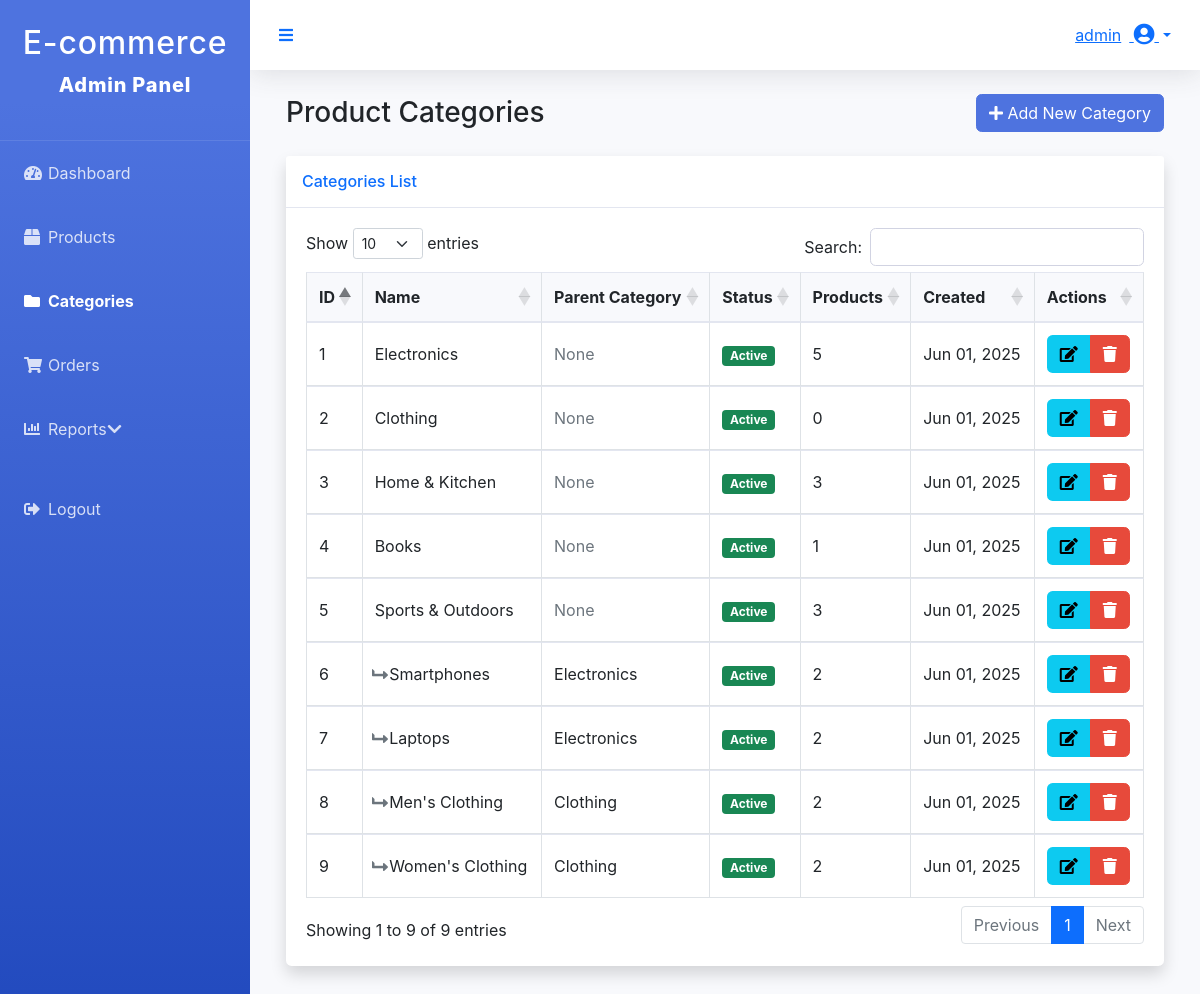
Screenshot of /admin/categories.php (signed in) with the database file from the repository.
### tables this page shows
CREATE TABLE `categories` (
  `id` int(11) NOT NULL AUTO_INCREMENT,
  `name` varchar(100) NOT NULL,
  `description` text DEFAULT NULL,
  `parent_id` int(11) DEFAULT NULL,
  `status` enum('active','inactive') NOT NULL DEFAULT 'active',
  `created_at` timestamp NOT NULL DEFAULT current_timestamp(),
  `updated_at` timestamp NOT NULL DEFAULT current_timestamp() ON UPDATE current_timestamp(),
  PRIMARY KEY (`id`),
  KEY `parent_id` (`parent_id`),
  CONSTRAINT `categories_ibfk_1` FOREIGN KEY (`parent_id`) REFERENCES `categories` (`id`) ON DELETE SET NULL
);

### includes/database.php (called while the page is built, shortened)
<?php
class Database {
    private $host = DB_HOST;
    private $user = DB_USER;
    private $pass = DB_PASS;
    private $dbname = DB_NAME;
    private $conn;
    private $stmt;
    public function __construct() {
        $dsn = 'mysql:host=' . $this->host . ';dbname=' . $this->dbname . ';charset=utf8mb4';
        $options = array(
            PDO::ATTR_PERSISTENT => true,
            PDO::ATTR_ERRMODE => PDO::ERRMODE_EXCEPTION,
            PDO::ATTR_DEFAULT_FETCH_MODE => PDO::FETCH_ASSOC,
            PDO::ATTR_EMULATE_PREPARES => false
        );
        try {
            $this->conn = new PDO($dsn, $this->user, $this->pass, $options);
        } catch(PDOException $e) {
            $this->error = $e->getMessage();
            echo 'Database Connection Error: ' . $this->error;
        }
    }
    public function query($query) {
        $this->stmt = $this->conn->prepare($query);
    }
    public function bind($param, $value, $type = null) {
        if(is_null($type)) {
            switch(true) {
                case is_int($value):
                    $type = PDO::PARAM_INT;
                    break;
            }
        }
        $this->stmt->bindValue($param, $value, $type);
    }
    public function execute() {
        try {
            return $this->stmt->execute();
        } catch(PDOException $e) {
            echo 'Query Error: ' . $e->getMessage();
            return false;
        }
    }
    public function resultSet() {
        $this->execute();
        return $this->stmt->fetchAll();
    }
    public function single() {
        $this->execute();
        return $this->stmt->fetch();
    }
}

### includes/init.php (called while the page is built, shortened)
<?php
require_once 'database.php';
$db = new Database();

### admin/categories.php (the view, shortened to what this page needs)
<?php
require_once '../includes/init.php';
$db->query("SELECT c.*, p.name as parent_name
           FROM categories c
           LEFT JOIN categories p ON c.parent_id = p.id
           ORDER BY COALESCE(c.parent_id, c.id), c.name");
$categories = $db->resultSet();
$db->query("SELECT id, name FROM categories WHERE parent_id IS NULL ORDER BY name");
$pageTitle = 'Categories';
?>
<?php include 'includes/header.php'; ?>
<div class="container-fluid">
    <div class="d-flex justify-content-between align-items-center mb-4">
        <h1 class="h3 mb-0 text-gray-800">Product Categories</h1>
        <button type="button" class="btn btn-primary" data-bs-toggle="modal" data-bs-target="#addCategoryModal">
            <i class="fas fa-plus"></i> Add New Category
        </button>
    </div>
    <div class="card shadow mb-4">
        <div class="card-header py-3">
            <h6 class="m-0 font-weight-bold text-primary">Categories List</h6>
        </div>
        <div class="card-body">
            <div class="table-responsive">
                <table class="table table-bordered" id="categoriesTable" width="100%" cellspacing="0">
                    <thead>
                        <tr>
                            <th>ID</th>
                            <th>Name</th>
                            <th>Parent Category</th>
                            <th>Status</th>
                            <th>Products</th>
                            <th>Created</th>
                            <th>Actions</th>
                        </tr>
                    </thead>
                    <tbody>
                        <?php if (count($categories) > 0): ?>
                            <?php foreach ($categories as $category): ?>
                                <tr>
                                    <td><?php echo $category['id']; ?></td>
                                    <td>
                                        <?php if ($category['parent_id']): ?>
                                            <i class="fas fa-level-up-alt fa-rotate-90 text-muted mr-2"></i>
                                        <?php endif; ?>
                                        <?php echo htmlspecialchars($category['name']); ?>
                                    </td>
                                    <td>
                                        <?php echo $category['parent_name'] ? htmlspecialchars($category['parent_name']) : '<span class="text-muted">None</span>'; ?>
                                    </td>
                                    <td>
                                        <?php if ($category['status'] === 'active'): ?>
                                            <span class="badge bg-success">Active</span>
                                        <?php else: ?>
                                            <span class="badge bg-danger">Inactive</span>
                                        <?php endif; ?>
                                    </td>
                                    <td>
                                        <?php
                                        $db->query("SELECT COUNT(*) as count FROM product_categories WHERE category_id = :category_id");
                                        $db->bind(':category_id', $category['id']);
                                        $productCount = $db->single()['count'];
                                        echo $productCount;
                                        ?>
                                    </td>
                                    <td><?php echo date('M d, Y', strtotime($category['created_at'])); ?></td>
                                    <td>
                                        <div class="btn-group" role="group">
                                            <button type="button" class="btn btn-sm btn-info edit-category" data-id="<?php echo $category['id']; ?>">
                                                <i class="fas fa-edit"></i>
                                            </button>
                                            <a href="categories.php?action=delete&id=<?php echo $category['id']; ?>" class="btn btn-sm btn-danger delete-category" onclick="return confirm('Are you sure you want to delete this category?')">
                                                <i class="fas fa-trash"></i>
                                            </a>
                                        </div>
                                    </td>
                                </tr>
                            <?php endforeach; ?>
                        <?php else: ?>
                            <tr>
                                <td colspan="7" class="text-center">No categories found.</td>
                            </tr>
                        <?php endif; ?>
                    </tbody>
                </table>
            </div>
        </div>
    </div>
</div>
<?php include 'includes/footer.php'; ?>

### admin/includes/header.php (shortened to what this page needs)
<!DOCTYPE html>
<html lang="en">
<head>
    <link href="https://cdn.jsdelivr.net/npm/bootstrap@5.1.3/dist/css/bootstrap.min.css" rel="stylesheet">
    <link rel="stylesheet" href="https://cdnjs.cloudflare.com/ajax/libs/font-awesome/5.15.4/css/all.min.css">
    <link rel="stylesheet" href="https://cdn.datatables.net/1.11.3/css/dataTables.bootstrap5.min.css">
    <link rel="stylesheet" href="../assets/css/style.css">
</head>
<body>
    <div id="admin-wrapper">
        <div id="sidebar">
            <div class="sidebar-brand">
                <h2>E-commerce</h2>
                <p>Admin Panel</p>
            </div>
            <ul class="nav flex-column">
                <li class="nav-item">
                    <a class="nav-link <?php echo $pageTitle === 'Dashboard' ? 'active' : ''; ?>" href="index.php">
                        <i class="fas fa-tachometer-alt"></i> Dashboard
                    </a>
                </li>
                <li class="nav-item">
                    <a class="nav-link <?php echo $pageTitle === 'Products' ? 'active' : ''; ?>" href="products.php">
                        <i class="fas fa-box"></i> Products
                    </a>
                </li>
                <li class="nav-item">
                    <a class="nav-link <?php echo $pageTitle === 'Categories' ? 'active' : ''; ?>" href="categories.php">
                        <i class="fas fa-folder"></i> Categories
                    </a>
                </li>
                <li class="nav-item">
                    <a class="nav-link <?php echo $pageTitle === 'Orders' ? 'active' : ''; ?>" href="orders.php">
                        <i class="fas fa-shopping-cart"></i> Orders
                    </a>
                </li>
                <li class="nav-item">
                    <a class="nav-link" href="#" data-bs-toggle="collapse" data-bs-target="#reportsCollapse" aria-expanded="false">
                        <i class="fas fa-chart-bar"></i> Reports
                        <i class="fas fa-chevron-down float-end"></i>
                    </a>
                </li>
                <li class="nav-item mt-3">
                    <a class="nav-link" href="logout.php">
                        <i class="fas fa-sign-out-alt"></i> Logout
                    </a>
                </li>
            </ul>
        </div>
        <div id="content-wrapper">
            <div class="topbar">
                <button id="sidebarToggle" class="btn btn-link">
                    <i class="fas fa-bars"></i>
                </button>
                <div class="ms-auto d-flex align-items-center">
                    <div class="dropdown">
                        <button class="btn btn-link dropdown-toggle" type="button" id="userDropdown" data-bs-toggle="dropdown" aria-expanded="false">
                            <span class="me-2"><?php echo htmlspecialchars($_SESSION['admin_username']); ?></span>
                            <i class="fas fa-user-circle fa-lg"></i>
                        </button>
                    </div>
                </div>
            </div>
            <div class="content">

### admin/includes/footer.php (shortened to what this page needs)
            </div>
        </div>
    </div>
</body>
</html>

### assets/css/style.css (style rules this page uses)
:root { --primary-color: #4e73df; --secondary-color: #6c757d; --success-color: #1cc88a; --danger-color: #e74a3b; --warning-color: #f6c23e; --info-color: #36b9cc; --light-color: #f8f9fc; --dark-color: #5a5c69; }
body { font-family: "Nunito", -apple-system, BlinkMacSystemFont, "Segoe UI", Roboto, "Helvetica Neue", Arial, sans-serif; font-size: 1rem; font-weight: 400; line-height: 1.5; color: #212529; background-color: #f8f9fc; }
a { text-decoration: none; color: var(--primary-color); }
#admin-wrapper { display: flex; min-height: 100vh; }
#sidebar { width: 250px; min-height: 100vh; background-color: #4e73df; background-image: linear-gradient(180deg, #4e73df 10%, #224abe 100%); background-size: cover; color: white; transition: width 0.3s; }
#sidebar .sidebar-brand { padding: 1.5rem 1rem; text-align: center; font-size: 1.25rem; font-weight: 800; letter-spacing: 0.05rem; border-bottom: 1px solid rgba(255, 255, 255, 0.1); }
#sidebar .nav-item { padding: 0.75rem 1rem; margin: 0; }
#sidebar .nav-item .nav-link { color: rgba(255, 255, 255, 0.8); display: flex; align-items: center; padding: 0.5rem; border-radius: 0.25rem; transition: all 0.3s; }
#sidebar .nav-item .nav-link.active { font-weight: 700; color: white; }
#sidebar .nav-item .nav-link i { margin-right: 0.5rem; width: 1rem; text-align: center; }
#content-wrapper { flex: 1; display: flex; flex-direction: column; overflow-x: hidden; }
.topbar { height: 4.375rem; background-color: white; box-shadow: 0 0.15rem 1.75rem 0 rgba(58, 59, 69, 0.15); display: flex; align-items: center; padding: 0 1rem; }
.content { flex: 1; padding: 1.5rem; }
.card { margin-bottom: 24px; border: none; box-shadow: 0 0.15rem 1.75rem 0 rgba(58, 59, 69, 0.1); border-radius: 0.35rem; }
.card-header { background-color: white; border-bottom: 1px solid #e3e6f0; padding: 1rem; font-weight: 700; font-size: 1rem; }
.card-body { padding: 1.25rem; }
.table-responsive { overflow-x: auto; }
.dataTable { width: 100%; margin-bottom: 1rem; color: #212529; border-collapse: collapse; }
.dataTable th, .dataTable td { padding: 0.75rem; vertical-align: middle; border-top: 1px solid #e3e6f0; }
.dataTable thead th { vertical-align: bottom; border-bottom: 2px solid #e3e6f0; background-color: #f8f9fc; }
.btn { display: inline-block; font-weight: 400; text-align: center; vertical-align: middle; user-select: none; border: 1px solid transparent; padding: 0.375rem 0.75rem; font-size: 1rem; line-height: 1.5; border-radius: 0.35rem; transition: color 0.15s ease-in-out, background-color 0.15s ease-in-out, border-color 0.15s ease-in-out, box-shadow 0.15s ease-in-out; }
.btn-primary { background-color: var(--primary-color); border-color: var(--primary-color); }
.btn-danger { background-color: var(--danger-color); border-color: var(--danger-color); }

### rows the page displays
categories: id "1", name "Electronics", shows "None", status "Active", productCount "5", created_at "Jun 01, 2025"
categories: id "7", name "Laptops", parent.name "Electronics", status "Active", productCount "2", created_at "Jun 01, 2025"
categories: id "6", name "Smartphones", parent.name "Electronics", status "Active", productCount "2", created_at "Jun 01, 2025"
categories: id "2", name "Clothing", shows "None", status "Active", productCount "0", created_at "Jun 01, 2025"
categories: id "8", name "Men's Clothing", parent.name "Clothing", status "Active", productCount "2", created_at "Jun 01, 2025"
categories: id "9", name "Women's Clothing", parent.name "Clothing", status "Active", productCount "2", created_at "Jun 01, 2025"
categories: id "3", name "Home & Kitchen", shows "None", status "Active", productCount "3", created_at "Jun 01, 2025"
categories: id "4", name "Books", shows "None", status "Active", productCount "1", created_at "Jun 01, 2025"
categories: id "5", name "Sports & Outdoors", shows "None", status "Active", productCount "3", created_at "Jun 01, 2025"

### other values shown
$_SESSION['admin_username'] "admin"
